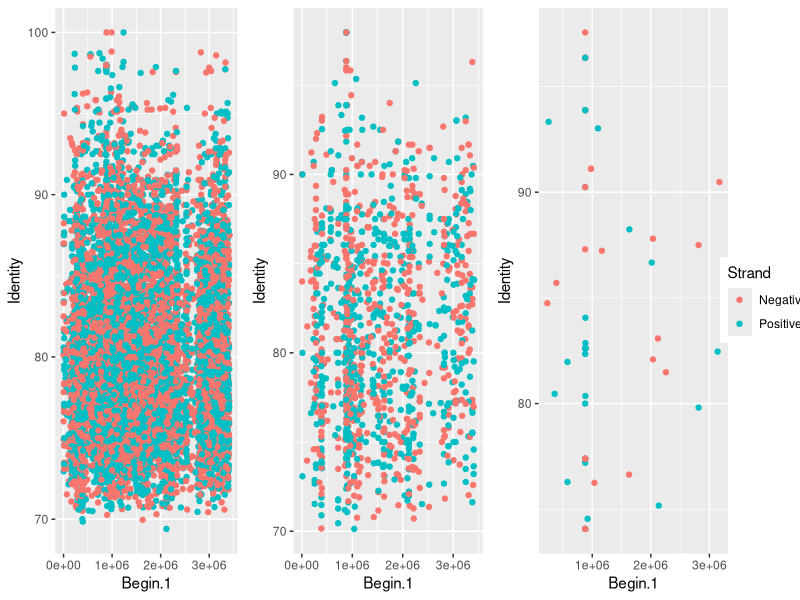

This figure's R source:
#Recruitment Plot for FR-HIT outputs for Halococcus Ham Shark Bay paper
#RAWIII Nov 23, 2013

#Load Libraries
library("ggplot2")
library("reshape")
library("gridExtra")

#Set working Directory
setwd("~/Desktop/SharkBayR/")

#Load Data
all.data  <- read.delim("Halococcus_Ham_SBPasM.txt")
all.data1  <- read.delim("Halococcus_Ham_SBSmoothM.txt")
all.data2  <- read.delim("Halococcus_Ham_SBcolumnar.txt")


#Plot in ggplot2
#Option1 - Color (Show both Strands)
svg('/home/rawiii/Desktop/SharkBayR/HalococcusHamRecruitment.svg', width = 12, height = 7, pointsize = 16)
p1.leg <- ggplot(all.data, aes(x=Begin.1, y=Identity, colour=Strand)) + geom_point() 
p1  <- ggplot(all.data, aes(x=Begin.1, y=Identity, colour=Strand)) + geom_point() + theme(legend.position="none")
p2  <- ggplot(all.data1, aes(x=Begin.1, y=Identity, colour=Strand)) + geom_point() + theme(legend.position="none")
p3  <- ggplot(all.data2, aes(x=Begin.1, y=Identity, colour=Strand)) + geom_point() + theme(legend.position="none")

g_legend <- function(a.gplot){
  tmp <- ggplot_gtable(ggplot_build(a.gplot))
  leg <- which(sapply(tmp$grobs, function(x) x$name) == "guide-box")
  legend <- tmp$grobs[[leg]]
  return(legend)}

leg<-g_legend(p1.leg)

grid.arrange(arrangeGrob(p1,p2,p3, leg, ncol=4, widths=c(5/7, 5/7, 5/7, 3/16)))
dev.off()
